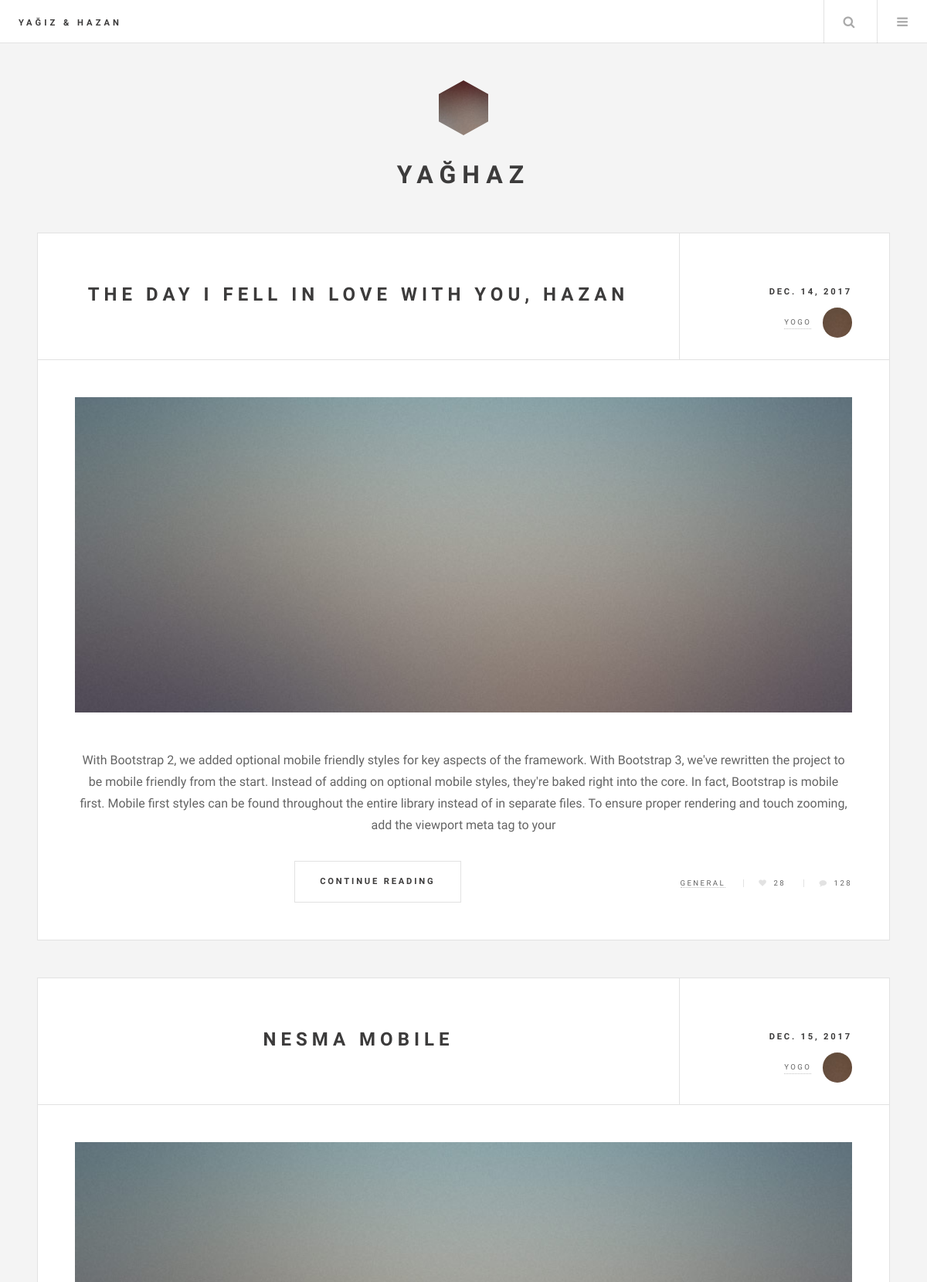
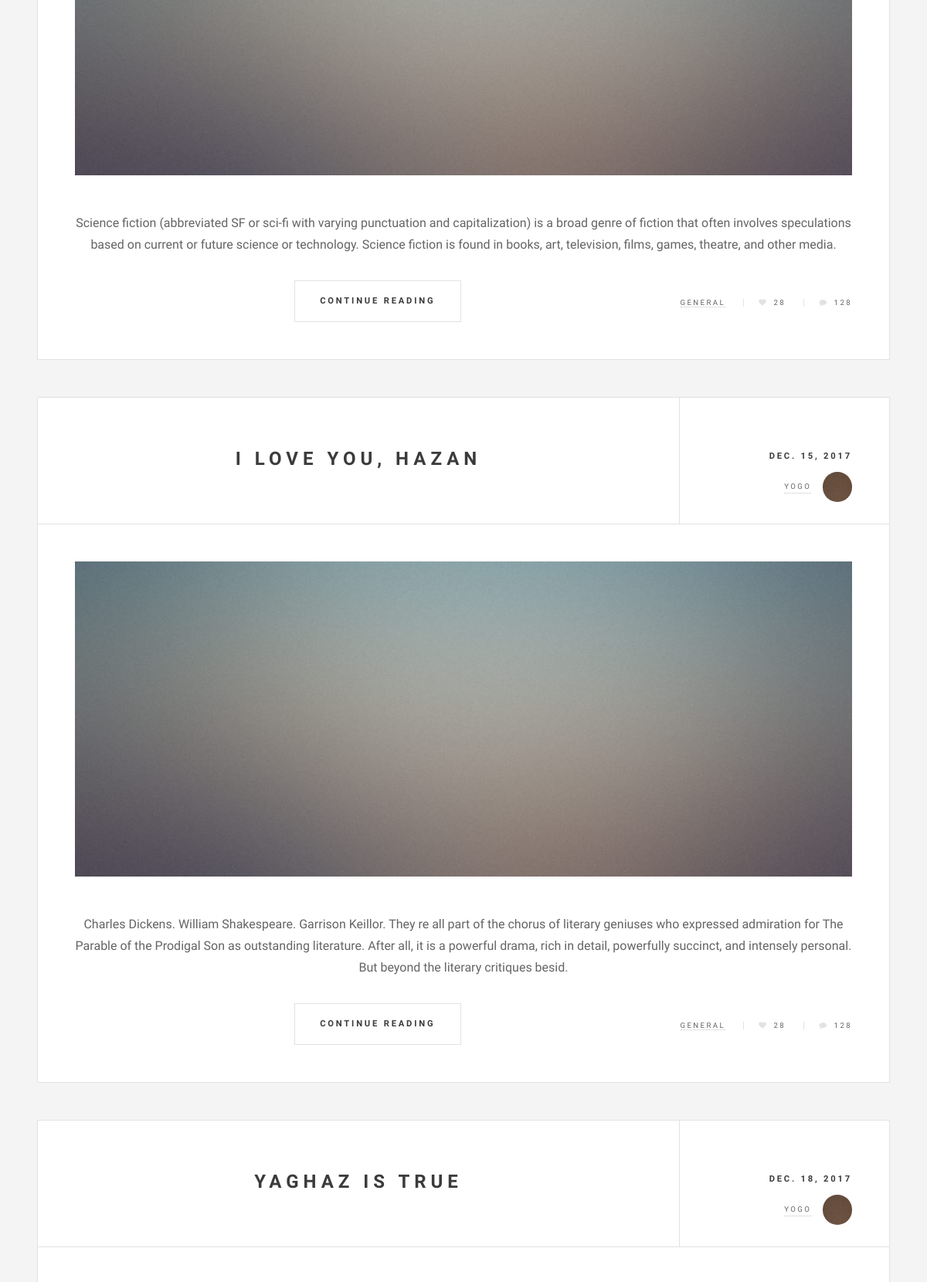
The page / (upper part) on the database its author committed (2 pictures, top to bottom).
### egamen/models.py (models this page shows, shortened)
class Story(models.Model):
    Lang =(
        ('LA', '-LANGUAGE-'),
        ('Ar', 'ARABIC'),
        ('Ot', 'OTHER')
    )
    title = models.CharField(max_length=250, null=False)
    author = models.ForeignKey(User, on_delete=models.CASCADE)
    summary = models.TextField(max_length=1000, null= False)
    pub_date = models.DateField(auto_now_add=True, blank=False, null=False)
    has_chapter = models.BooleanField(default=False, editable=False)
    lang = models.CharField(choices=Lang, default=Lang[0], max_length=3)
    story_cover = models.FileField()

### egamen/views.py (the view)
# urls.py: url(r'^$', views.home, name="home"),
def home(request):
    stories = Story.objects.all()
    if request.user.is_authenticated():
        return render(request, 'index.html', {'stories': stories, 'user':request.user})
    else:
        return render(request,'index.html',{'stories' : stories})

### templates/index.html (shortened to what this page needs)
{% extends 'base.html' %}
{% block content %}
{% load static %}
					<div id="main">
						{% for story in stories %}
							<article class="post">
								<header>
									<div class="title">
										<h2><a href="#">{{story.title}}</a></h2>
									</div>
									<div class="meta">
										<time class="published" datetime="2015-11-01">{{story.pub_date}}</time>
										<a href="#" class="author"><span class="name">{{story.author}}</span><img src="images/avatar.jpg" alt="" /></a>
									</div>
								</header>
								<a href="#" class="image featured"><img src="images/pic01.jpg" alt="" /></a>
								<p>{{story.summary}}</p>
										<footer>
										<ul class="actions">
											<li><a href="{% url 'egamen:post' story.id %}" class="button big">Continue Reading</a></li>
										</ul>
										<ul class="stats">
											<li><a href="#">General</a></li>
											<li><a href="#" class="icon fa-heart">28</a></li>
											<li><a href="#" class="icon fa-comment">128</a></li>
										</ul>
									</footer>
							</article>
					{%endfor %}
					</div>
					<section id="sidebar">
							<section id="intro">
								<a href="#" class="logo"><img src="images/logo.jpg" alt="" /></a>
								<header>
									<h2>Yağhaz</h2>
								</header>
							</section>
					</section>
			{%endblock%}

### templates/base.html (shortened to what this page needs)
<!DOCTYPE HTML>
{% load static %}
<html>
<head>
    <link rel="stylesheet" href="{%  static 'assets/css/main.css'%}"/>
</head>
<body>
<div id="wrapper">
    <header id="header">
        <h1><a href="#">Yağiz & Hazan</a></h1>
        <nav class="main">
            <ul>
                <li class="search">
                    <a class="fa-search" href="#search">Search</a>
                </li>
                <li class="menu">
                    <a class="fa-bars" href="#menu">Menu</a>
                </li>
            </ul>
        </nav>
    </header>
    {% block content %}
    {%endblock%}
</div>
</body>
</html>

### rows shown on the page
Story: title "THE DAY I FELL IN LOVE WITH YOU, HAZAN", pub_date "DEC. 14, 2017", author "YOGO", summary "With Bootstrap 2, we added optional mobile friendly styles for key aspects of the framework. With Bootstrap 3, we've rewritten the project to be mobile friendly from the start. Instead of adding on optional mobile styles, they're baked right into the core. In fact, Bootstrap is mobile first. Mobile first styles can be found throughout the entire library instead of in separate files. To ensure proper rendering and touch zooming, add the viewport meta tag to your"
Story: title "NESMA MOBILE", pub_date "DEC. 15, 2017", author "YOGO", summary "Science fiction (abbreviated SF or sci-fi with varying punctuation and capitalization) is a broad genre of fiction that often involves speculations based on current or future science or technology. Science fiction is found in books, art, television, films, games, theatre, and other media."
Story: title "I LOVE YOU, HAZAN", pub_date "DEC. 15, 2017", author "YOGO", summary "Charles Dickens. William Shakespeare. Garrison Keillor. They re all part of the chorus of literary geniuses who expressed admiration for The Parable of the Prodigal Son as outstanding literature. After all, it is a powerful drama, rich in detail, powerfully succinct, and intensely personal. But beyond the literary critiques besid."
Story: title "YAGHAZ IS TRUE", pub_date "DEC. 18, 2017", author "YOGO"
